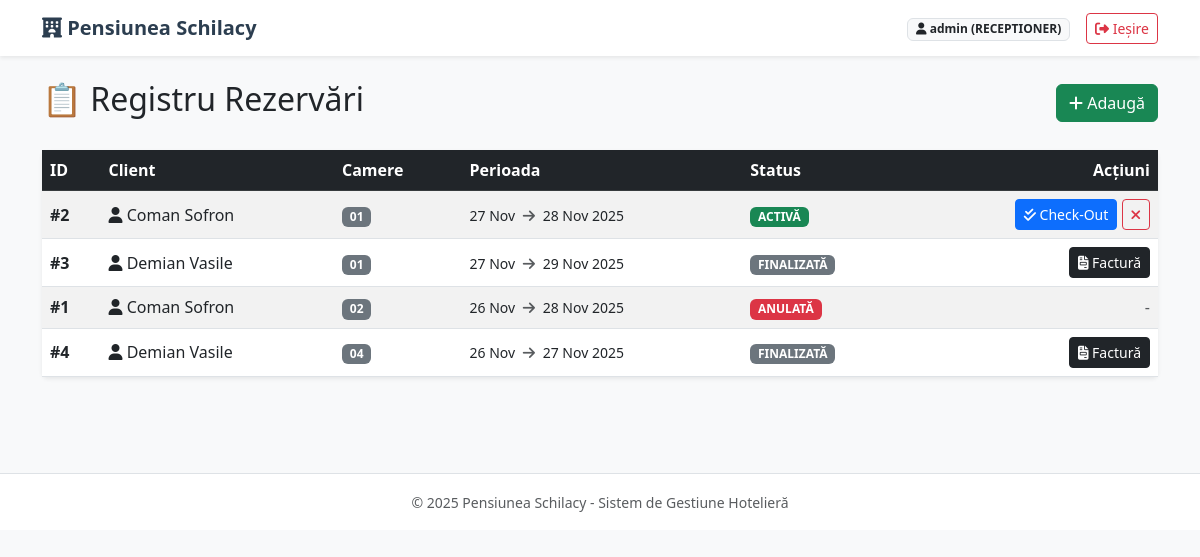
/rezervari/ (signed in), run on an earlier commit of the app's database.
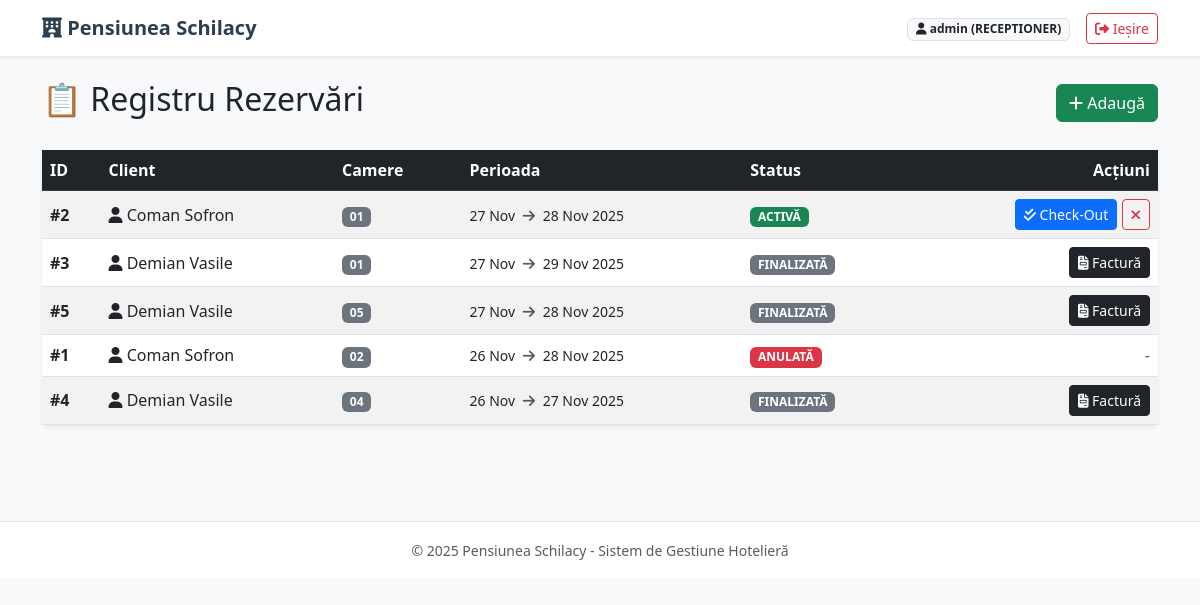
And on a later commit of the database.
### cazare/models.py (models this page shows, shortened)
class Rezervare(models.Model):
    client = models.ForeignKey(Client, on_delete=models.CASCADE)
    camere = models.ManyToManyField(Camera)
    data_check_in = models.DateField()
    data_check_out = models.DateField()
    status = models.CharField(max_length=20, default='activa')

class Client(models.Model):
    nume = models.CharField(max_length=50)
    prenume = models.CharField(max_length=50)
    email = models.EmailField(unique=True)
    telefon = models.CharField(max_length=15)
    def __str__(self):
        return f"{self.nume} {self.prenume}"

class Camera(models.Model):
    STATUS_CHOICES = (
        ('libera', 'Liberă'),
        ('ocupata', 'Ocupată'),
        ('curatenie', 'Curățenie'),
    )
    numar_camera = models.CharField(max_length=10, unique=True)
    etaj = models.IntegerField()
    stare = models.CharField(max_length=20, choices=STATUS_CHOICES, default='libera')
    tip_camera = models.ForeignKey(TipCamera, on_delete=models.CASCADE)

### cazare/views.py (the view)
# urls.py: path('rezervari/', views.lista_rezervari, name='lista_rezervari'),
@login_required
def lista_rezervari(request):
    rezervari = Rezervare.objects.all().order_by('-data_check_in')
    context = {
        'rezervari': rezervari
    }
    return render(request, 'cazare/lista_rezervari.html', context)

### cazare/templates/cazare/lista_rezervari.html
{% extends 'cazare/base.html' %}
{% block content %}
    <div class="d-flex justify-content-between align-items-center mb-4">
        <h2>📋 Registru Rezervări</h2>
        <a href="{% url 'creare_rezervare' %}" class="btn btn-success">
            <i class="fa-solid fa-plus"></i> Adaugă
        </a>
    </div>
    <div class="card shadow-sm">
        <div class="card-body p-0">
            <table class="table table-hover table-striped mb-0 align-middle">
                <thead class="table-dark">
                    <tr>
                        <th>ID</th>
                        <th>Client</th>
                        <th>Camere</th>
                        <th>Perioada</th>
                        <th>Status</th>
                        <th class="text-end">Acțiuni</th>
                    </tr>
                </thead>
                <tbody>
                    {% for rez in rezervari %}
                    <tr>
                        <td><strong>#{{ rez.id }}</strong></td>
                        <td>
                            <i class="fa-solid fa-user"></i> {{ rez.client }}
                        </td>
                        <td>
                            {% for cam in rez.camere.all %}
                                <span class="badge bg-secondary">{{ cam.numar_camera }}</span>
                            {% endfor %}
                        </td>
                        <td>
                            <small>
                                {{ rez.data_check_in|date:"d M" }} <i class="fa-solid fa-arrow-right mx-1 text-muted"></i> {{ rez.data_check_out|date:"d M Y" }}
                            </small>
                        </td>
                        <td>
                            {% if rez.status == 'activa' %}
                                <span class="badge bg-success">ACTIVĂ</span>
                            {% elif rez.status == 'anulata' %}
                                <span class="badge bg-danger">ANULATĂ</span>
                            {% else %}
                                <span class="badge bg-secondary">FINALIZATĂ</span>
                            {% endif %}
                        </td>
                        <td class="text-end">
                            {% if rez.status == 'activa' %}
                                <a href="{% url 'efectueaza_check_out' rez.id %}"
                                   class="btn btn-sm btn-primary"
                                   onclick="return confirm('Confirmi check-out-ul? Se va genera factura.');">
                                   <i class="fa-solid fa-check-double"></i> Check-Out
                                </a>
                                <a href="{% url 'anuleaza_rezervare' rez.id %}"
                                   class="btn btn-sm btn-outline-danger"
                                   onclick="return confirm('Sigur anulezi aceasta rezervare?');">
                                    <i class="fa-solid fa-times"></i>
                                </a>
                            {% elif rez.status == 'finalizata' %}
                                 <a href="{% url 'vizualizare_factura' rez.factura.id %}" class="btn btn-sm btn-dark" target="_blank">
                                    <i class="fa-solid fa-file-invoice"></i> Factură
                                 </a>
                            {% else %}
                                <span class="text-muted">-</span>
                            {% endif %}
                        </td>
                    </tr>
                    {% empty %}
                    <tr>
                        <td colspan="6" class="text-center py-4 text-muted">
                            Nu există rezervări înregistrate.
                        </td>
                    </tr>
                    {% endfor %}
                </tbody>
            </table>
        </div>
    </div>
{% endblock %}

What changed in the data, as far as the page shows it:
added Rezervare: id "5", client "Demian Vasile", data_check_in "27 Nov", data_check_out "28 Nov 2025", status "FINALIZATĂ"
now on this page (row unchanged): Camera: numar_camera "05", shown under "5"
